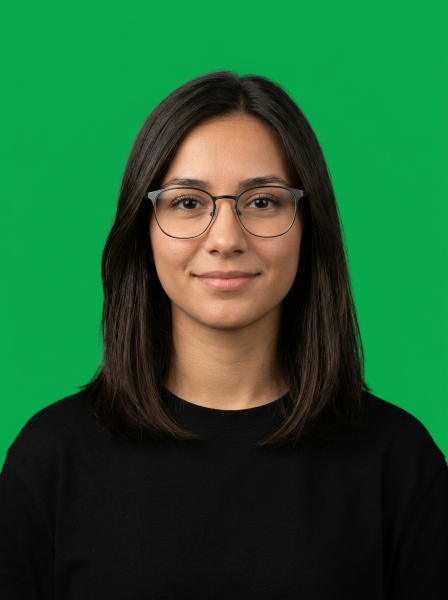
#> input picture assets/character_green_generated.jpg, 896 x 1200 px, found by its file name (shown at 1/2 size)
$ python format_1080p_green.py
#> lines starting #> are read from the running program, lines starting #| are printed output that depends on the picture
import cv2
import numpy as np

img = cv2.imread('assets/character_green_generated.jpg')
#> img is the input picture: shape (1200, 896, 3); mean B, G, R 50.2, 92.4, 33.5
h, w = img.shape[:2]
#> h = 1200; w = 896

# Scale to fit within 1080 height
scaled_h = 1080
scaled_w = int(round(w * (scaled_h / h)))
#> scaled_w = 806
resized = cv2.resize(img, (scaled_w, scaled_h), interpolation=cv2.INTER_LANCZOS4)
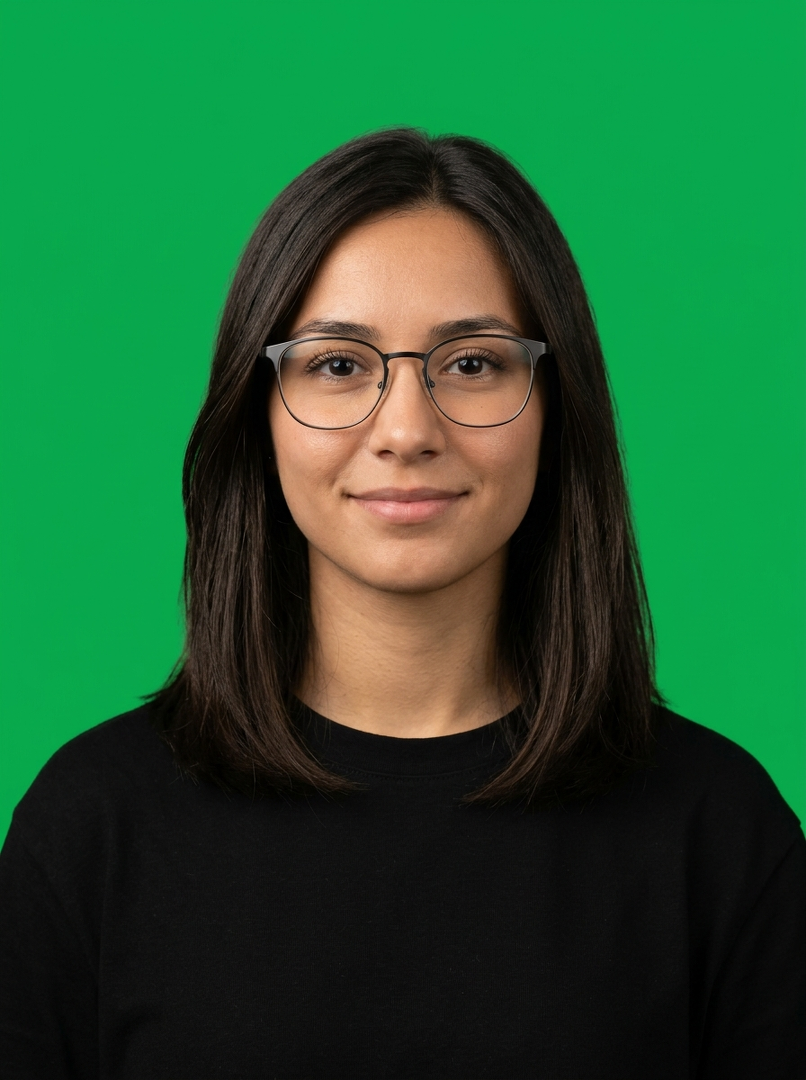
#> resized: shape (1080, 806, 3); mean B, G, R 50.2, 92.4, 33.5

# Create 1920x1080 canvas with #00B140 (BGR: 0x40, 0xB1, 0x00 -> 64, 177, 0)
canvas = np.zeros((1080, 1920, 3), dtype=np.uint8)
canvas[:, :] = [64, 177, 0]

x_offset = (1920 - scaled_w) // 2
#> x_offset = 557
canvas[:, x_offset:x_offset+scaled_w] = resized
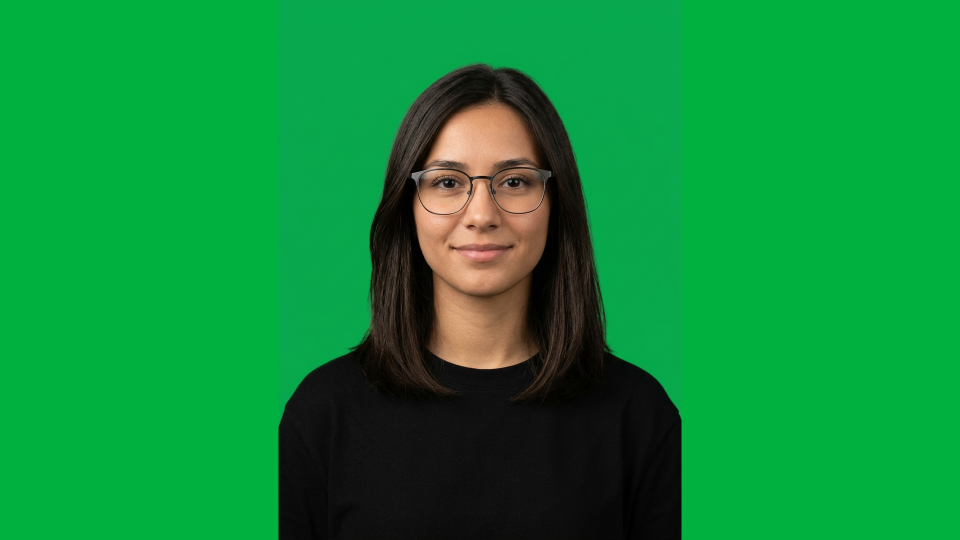
#> canvas: shape (1080, 1920, 3) (shown at 1/2 size); mean B, G, R 58.2, 141.5, 14

cv2.imwrite('assets/character_green_1080p.png', canvas)
print("Saved 1080p green reference to assets/character_green_1080p.png")
